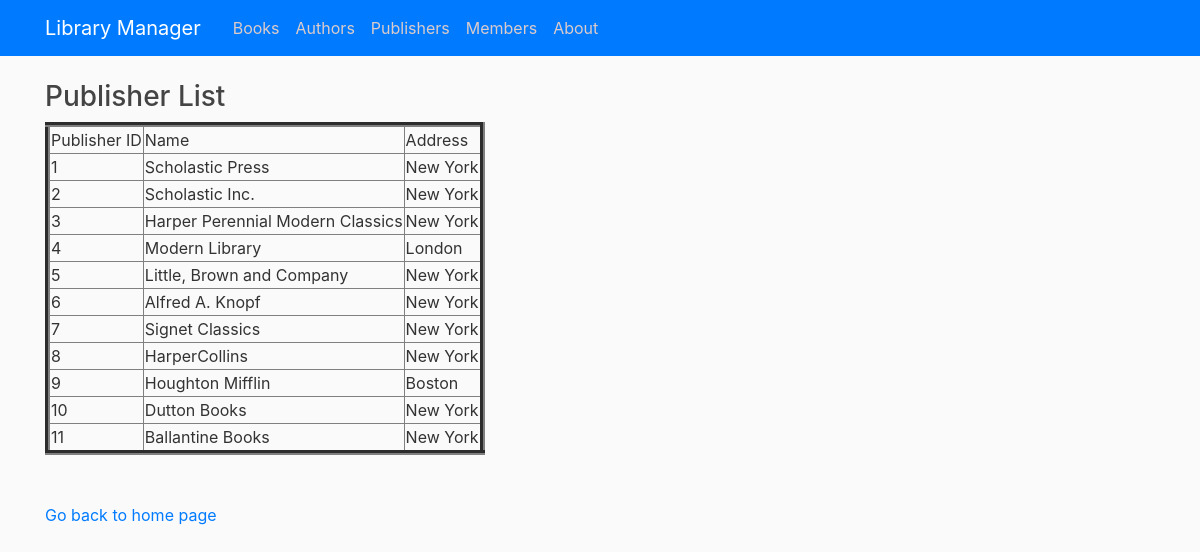
Screenshot of /viewpublisher with the database file from the repository.
### tables this page shows
CREATE TABLE Publisher (publisherId INTEGER PRIMARY KEY AUTOINCREMENT, name TEXT NOT NULL, address TEXT NOT NULL);

### library/routes.py (the view)
@app.route("/viewpublisher")
def viewPublisher():
    con = sqlite3.connect("book.db")
    con.row_factory = sqlite3.Row
    cur = con.cursor()
    cur.execute("select * from Publisher")
    rows = cur.fetchall()
    return render_template("view_publishers.html",rows = rows)

### library/templates/view_publishers.html (shortened to what this page needs)
{% extends "layout.html" %}
{% block content %}
<!DOCTYPE html>
<html>
<head>
</head>
<body>
    <h3>Publisher List</h3>
    <table border=5>
        <thead>
            <td>Publisher ID</td>
            <td>Name</td>
            <td>Address</td>
        </thead>
        {% for row in rows %}
        <tr>
            <td>{{row["publisherId"]}}</td>
            <td>{{row["name"]}}</td>
            <td>{{row["address"]}}</td>
        </tr>
        {% endfor %}
    </table>
    <br><br>
    <a href="/">Go back to home page</a>
</body>
</html>
{% endblock content %}

### library/static/main.css (style rules this page uses)
body { background: #fafafa; color: #333333; margin-top: 5rem; }
h1, h2, h3, h4, h5, h6 { color: #444444; }

### rows the page displays
Publisher: publisherId "1", name "Scholastic Press", address "New York"
Publisher: publisherId "2", name "Scholastic Inc.", address "New York"
Publisher: publisherId "3", name "Harper Perennial Modern Classics", address "New York"
Publisher: publisherId "4", name "Modern Library", address "London"
Publisher: publisherId "5", name "Little, Brown and Company", address "New York"
Publisher: publisherId "6", name "Alfred A. Knopf", address "New York"
Publisher: publisherId "7", name "Signet Classics", address "New York"
Publisher: publisherId "8", name "HarperCollins", address "New York"
Publisher: publisherId "9", name "Houghton Mifflin", address "Boston"
Publisher: publisherId "10", name "Dutton Books", address "New York"
Publisher: publisherId "11", name "Ballantine Books", address "New York"
